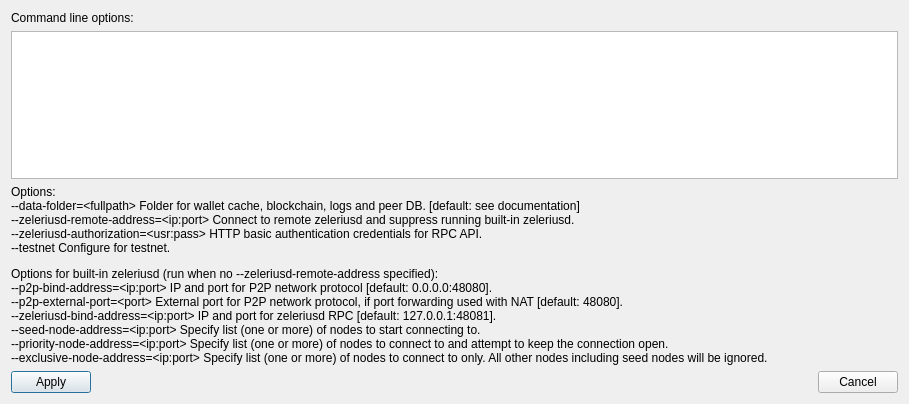
<?xml version="1.0" encoding="UTF-8"?>
<ui version="4.0">
 <class>WalletdParamsDialog</class>
 <widget class="QDialog" name="WalletdParamsDialog">
  <property name="geometry">
   <rect>
    <x>0</x>
    <y>0</y>
    <width>909</width>
    <height>404</height>
   </rect>
  </property>
  <property name="windowTitle">
   <string>Wallet daemon parameters</string>
  </property>
  <layout class="QVBoxLayout" name="verticalLayout_2">
   <item>
    <widget class="QLabel" name="label">
     <property name="text">
      <string>Command line options:</string>
     </property>
    </widget>
   </item>
   <item>
    <widget class="QTextEdit" name="paramsEdit">
     <property name="acceptRichText">
      <bool>false</bool>
     </property>
    </widget>
   </item>
   <item>
    <widget class="QLabel" name="label_2">
     <property name="cursor">
      <cursorShape>IBeamCursor</cursorShape>
     </property>
     <property name="text">
      <string>&lt;html&gt;&lt;head/&gt;&lt;body&gt;&lt;p&gt;Options:&lt;br/&gt;--data-folder=&amp;lt;fullpath&amp;gt; Folder for wallet cache, blockchain, logs and peer DB. [default: see documentation]&lt;br/&gt;--zeleriusd-remote-address=&amp;lt;ip:port&amp;gt; Connect to remote zeleriusd and suppress running built-in zeleriusd.&lt;br/&gt;--zeleriusd-authorization=&amp;lt;usr:pass&amp;gt; HTTP basic authentication credentials for RPC API.&lt;br/&gt;--testnet Configure for testnet.&lt;/p&gt;&lt;p&gt;Options for built-in zeleriusd (run when no --zeleriusd-remote-address specified):&lt;br/&gt;--p2p-bind-address=&amp;lt;ip:port&amp;gt; IP and port for P2P network protocol [default: 0.0.0.0:48080].&lt;br/&gt;--p2p-external-port=&amp;lt;port&amp;gt; External port for P2P network protocol, if port forwarding used with NAT [default: 48080].&lt;br/&gt;--zeleriusd-bind-address=&amp;lt;ip:port&amp;gt; IP and port for zeleriusd RPC [default: 127.0.0.1:48081].&lt;br/&gt;--seed-node-address=&amp;lt;ip:port&amp;gt; Specify list (one or more) of nodes to start connecting to.&lt;br/&gt;--priority-node-address=&amp;lt;ip:port&amp;gt; Specify list (one or more) of nodes to connect to and attempt to keep the connection open.&lt;br/&gt;--exclusive-node-address=&amp;lt;ip:port&amp;gt; Specify list (one or more) of nodes to connect to only. All other nodes including seed nodes will be ignored.&lt;/p&gt;&lt;/body&gt;&lt;/html&gt;</string>
     </property>
     <property name="textInteractionFlags">
      <set>Qt::TextSelectableByMouse</set>
     </property>
    </widget>
   </item>
   <item>
    <spacer name="verticalSpacer">
     <property name="orientation">
      <enum>Qt::Vertical</enum>
     </property>
     <property name="sizeHint" stdset="0">
      <size>
       <width>20</width>
       <height>40</height>
      </size>
     </property>
    </spacer>
   </item>
   <item>
    <layout class="QHBoxLayout" name="horizontalLayout">
     <item>
      <widget class="QPushButton" name="applyButton">
       <property name="text">
        <string>Apply</string>
       </property>
      </widget>
     </item>
     <item>
      <spacer name="horizontalSpacer">
       <property name="orientation">
        <enum>Qt::Horizontal</enum>
       </property>
       <property name="sizeHint" stdset="0">
        <size>
         <width>40</width>
         <height>20</height>
        </size>
       </property>
      </spacer>
     </item>
     <item>
      <widget class="QPushButton" name="cancelButton">
       <property name="text">
        <string>Cancel</string>
       </property>
      </widget>
     </item>
    </layout>
   </item>
  </layout>
 </widget>
 <resources/>
 <connections>
  <connection>
   <sender>cancelButton</sender>
   <signal>clicked()</signal>
   <receiver>WalletdParamsDialog</receiver>
   <slot>reject()</slot>
   <hints>
    <hint type="sourcelabel">
     <x>851</x>
     <y>312</y>
    </hint>
    <hint type="destinationlabel">
     <x>450</x>
     <y>166</y>
    </hint>
   </hints>
  </connection>
  <connection>
   <sender>applyButton</sender>
   <signal>clicked()</signal>
   <receiver>WalletdParamsDialog</receiver>
   <slot>applyParams()</slot>
   <hints>
    <hint type="sourcelabel">
     <x>140</x>
     <y>312</y>
    </hint>
    <hint type="destinationlabel">
     <x>450</x>
     <y>166</y>
    </hint>
   </hints>
  </connection>
  <connection>
   <sender>applyButton</sender>
   <signal>clicked()</signal>
   <receiver>WalletdParamsDialog</receiver>
   <slot>accept()</slot>
   <hints>
    <hint type="sourcelabel">
     <x>140</x>
     <y>312</y>
    </hint>
    <hint type="destinationlabel">
     <x>450</x>
     <y>166</y>
    </hint>
   </hints>
  </connection>
 </connections>
 <slots>
  <slot>saveParams()</slot>
  <slot>applyParams()</slot>
 </slots>
</ui>
